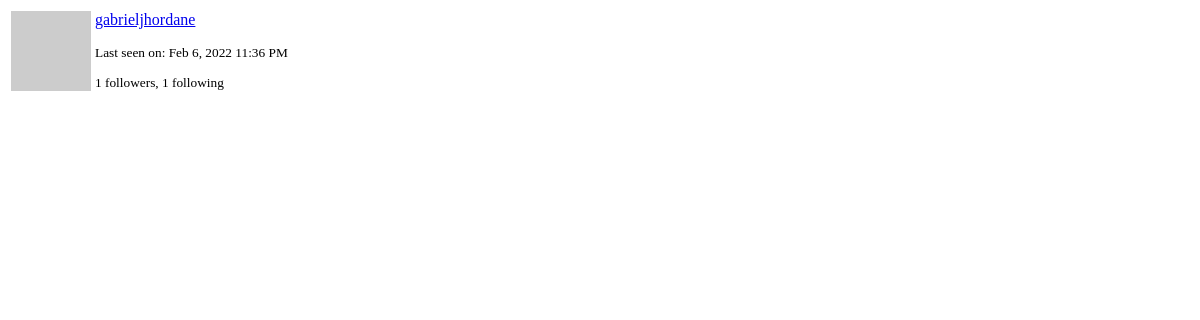
The page /user/gabrieljhordane/popup (signed in) on the database as committed earlier.
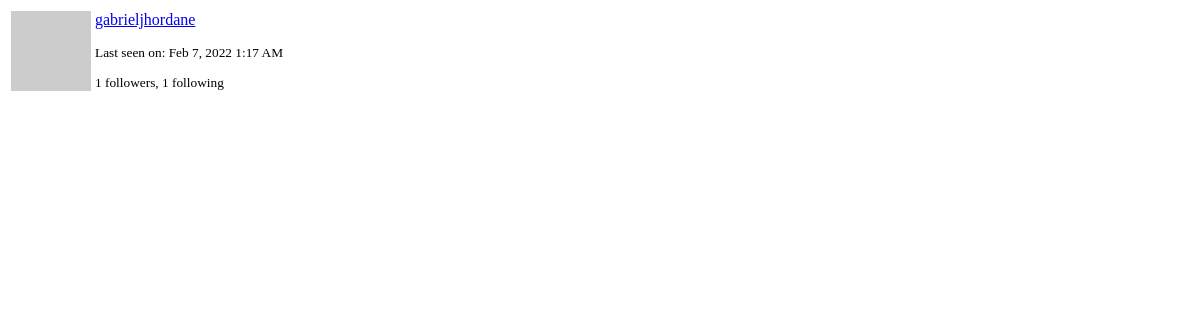
The same page on the database as committed later.
### app/models.py (models this page shows, shortened)
class User(UserMixin,db.Model):
    id = db.Column(db.Integer, primary_key=True)
    username = db.Column(db.String(64),index=True, unique=True)
    email = db.Column(db.String(120), index=True, unique=True)
    password_hash = db.Column(db.String(128))
    posts = db.relationship('Post', backref='author', lazy='dynamic')
    about = db.Column(db.String(140))
    last_seen = db.Column(db.DateTime, default=datetime.utcnow)
    followed = db.relationship(
        'User', secondary = followers,
        primaryjoin = (followers.c.follower_id == id),
        secondaryjoin = (followers.c.followed_id == id),
        backref = db.backref('followers', lazy='dynamic'),
        lazy='dynamic')
    messages_sent = db.relationship('Message',
                                    foreign_keys='Message.sender_id',
                                    backref='author', lazy='dynamic')
    messages_received = db.relationship('Message',
                                        foreign_keys='Message.recipient_id',
                                        backref='recipient', lazy='dynamic')
    last_message_read_time = db.Column(db.DateTime)
    notifications = db.relationship('Notification', backref='user',
                                    lazy='dynamic')
    tasks = db.relationship('Task', backref='user', lazy='dynamic')
    def avatar (self, size):
        digest = md5(self.email.lower().encode('utf-8')).hexdigest()
        return 'https://www.gravatar.com/avatar/{}?d=identicon&s={}'.format(digest, size)

### app/main/routes.py (the view)
@bp.route('/user/<username>/popup')
@login_required
def user_popup(username):
    user = User.query.filter_by(username=username).first_or_404()
    form = EmptyForm()
    return render_template('user_popup.html', user=user, form=form)

### app/main/routes.py (called while the page is built)
@bp.before_app_request
def before_request():
    if current_user.is_authenticated:
        current_user.last_seen = datetime.utcnow()
        db.session.commit()
        g.search_form = SearchForm()
    g.locale = str(get_locale())

@bp.before_app_request
def before_request():
    if current_user.is_authenticated:
        current_user.last_seen = datetime.utcnow()
        db.session.commit()
        g.search_form = SearchForm()
    g.locale = str(get_locale())

### app/models.py (called while the page is built)
@login.user_loader
def loader_user(id):
    return User.query.get(int(id))

    @classmethod
    def before_commit(cls, session):
        session._changes = {
            'add': list(session.new),
            'update': list(session.dirty),
            'delete': list(session.deleted)
        }

### app/templates/user_popup.html (shortened to what this page needs)
<table class="table">
    <tr>
        <td width="64" style="border: 0px;"><img src="{{ user.avatar(64) }}"></td>
        <td style="border: 0px;">
            <p><a href="{{ url_for('main.user', username=user.username) }}">
                {{ user.username }}
            </a></p>
            <small>
                {% if user.last_seen %}
                <p>{{ _('Last seen on') }}: {{ moment(user.last_seen).format('lll') }}</p>
                {% endif %}
                <p>
                    {{ _('%(count)d followers', count=user.followers.count()) }},
                    {{ _('%(count)d following', count=user.followed.count()) }}
                </p>
            </small>
        </td>
    </tr>
</table>

Rows that differ between the two databases and show on the page:
changed User "gabrieljhordane": last_seen "Feb 6, 2022 11:36 PM" → "Feb 7, 2022 1:17 AM"
